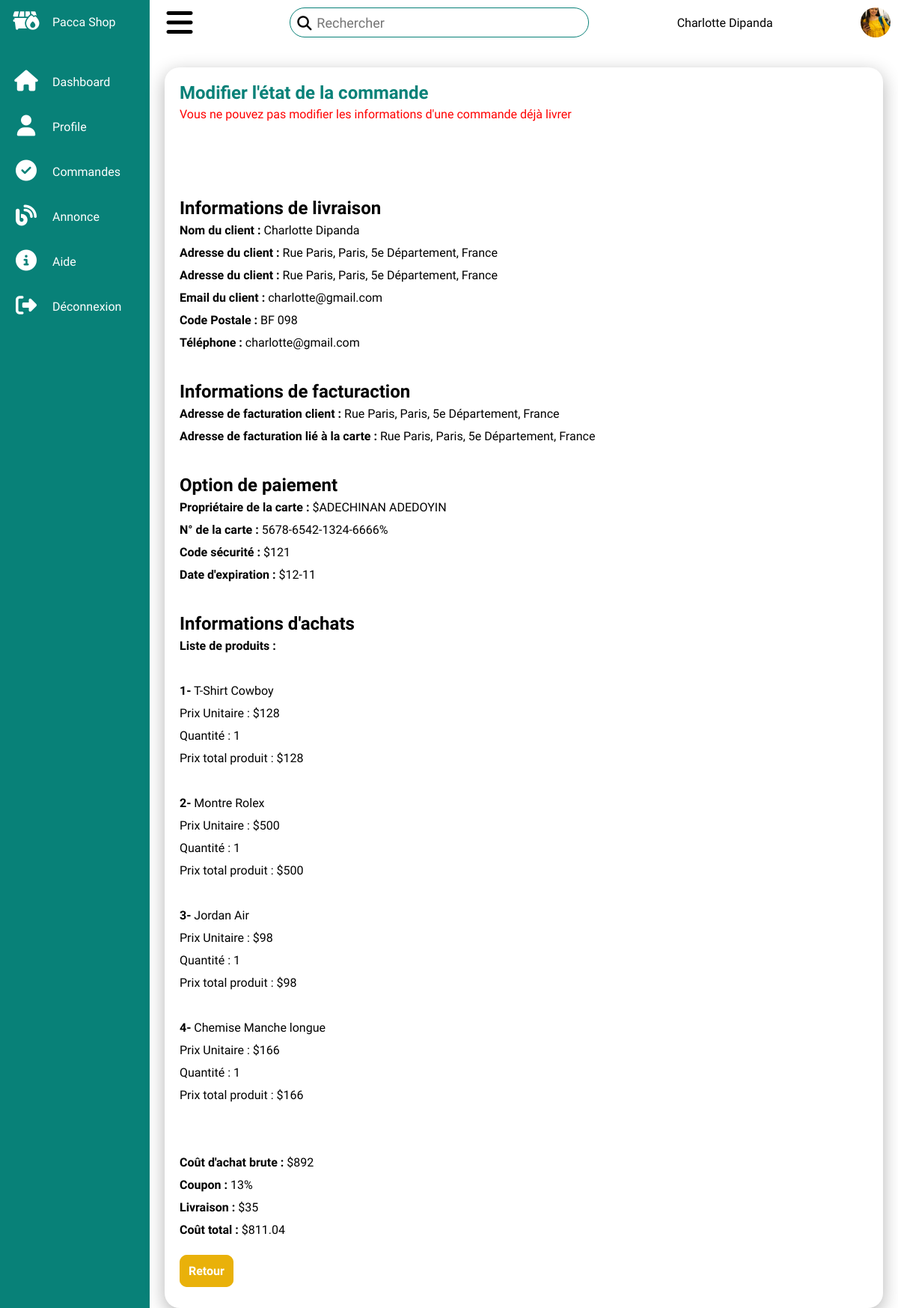
The page /customer/customer_update_orders.php?modified_id=1 (signed in) on the database its author committed.
### tables this page shows
CREATE TABLE `orders` (
  `order_id` int(11) NOT NULL,
  `product_number` varchar(255) NOT NULL,
  `product_list` varchar(900) NOT NULL,
  `coupon` varchar(255) NOT NULL,
  `total_unique` varchar(255) NOT NULL,
  `shipping` varchar(255) NOT NULL,
  `total_coupon` varchar(255) NOT NULL,
  `total_price` varchar(100) NOT NULL,
  `customer_id` int(11) NOT NULL,
  `customer_name` varchar(255) NOT NULL,
  `customer_email` varchar(255) NOT NULL,
  `customer_address` varchar(900) NOT NULL,
  `customer_zipcode` varchar(100) NOT NULL,
  `customer_phone` varchar(255) NOT NULL,
  `facturation_address` varchar(900) NOT NULL,
  `name_card` varchar(255) NOT NULL,
  `card_number` varchar(255) NOT NULL,
  `card_cvv` varchar(255) NOT NULL,
  `date_expiration_card` varchar(255) NOT NULL,
  `facturation_address_card` varchar(900) NOT NULL,
  `date` timestamp NOT NULL DEFAULT current_timestamp() ON UPDATE current_timestamp(),
  `status` varchar(255) NOT NULL DEFAULT 'En cour',
  `payment` varchar(255) NOT NULL DEFAULT 'Inpaye'
);

### customer/customer_update_orders.php (the view, shortened to what this page needs)
<?php
include "customer_base.php";
if(isset($_GET['modified_id'])) {
    global $con;
    $order_id = $_GET['modified_id'];
    $select_query = "Select * from `orders` where order_id=$order_id";
    $result_query = mysqli_query($con, $select_query);
    $row = mysqli_fetch_assoc($result_query);
        $customer_name = $row['customer_name'];
        $customer_address = $row['customer_address'];
        $customer_email = $row['customer_email'];
        $customer_zipcode = $row['customer_zipcode'];
        $customer_phone = $row['customer_email'];
        $facturation_address = $row['facturation_address'];
        $name_card = $row['name_card'];
        $card_number = $row['card_number'];
        $card_cvv = $row['card_cvv'];
        $date_expiration_card = $row['date_expiration_card'];
        $facturation_address_card = $row['facturation_address_card'];
        $product_list = $row['product_list'];
        $total_unique = $row['total_unique'];
        $coupon = $row['coupon'];
        $coupon_per = $coupon * 100;
        $shipping = $row['shipping'];
        $total_price = $row['total_price'];
        $status = $row['status'];
}
?>
<div style="display: block;" class="product">
<div class="add-product">
        <div class="cardHeader">
            <h2>Modifier l'état de la commande</h2>
        </div>
            <?php if($status == "Livrer") { ?>
            <div class="Update-order No">
                <p style="color: red;">Vous ne pouvez pas modifier les informations d'une commande déjà livrer</p><br>
                <br><h2>Informations de livraison</h2>
                <div>
                    <p><strong>Nom du client :</strong> <?= $customer_name ?></p>
                    <p><strong>Adresse du client :</strong> <?= $customer_address ?></p>
                </div>
                <div>
                    <p><strong>Adresse du client :</strong> <?= $customer_address ?></p>
                    <p><strong>Email du client :</strong> <?= $customer_email ?></p>
                </div>
                <div>
                    <p><strong>Code Postale :</strong> <?= $customer_zipcode ?></p>
                    <p><strong>Téléphone :</strong> <?= $customer_phone ?></p>
                </div>
                <h2>Informations de facturaction</h2>
                <div>
                    <p><strong>Adresse de facturation client :</strong> <?= $facturation_address ?></p>
                    <p><strong>Adresse de facturation lié à la carte :</strong> <?= $facturation_address_card ?></p>
                </div>
                <h2>Option de paiement</h2>
                <div>
                    <p><strong>Propriétaire de la carte :</strong> $<?= $name_card ?></p>
                    <p><strong>N° de la carte : </strong><?= $card_number ?>%</p>
                </div>
                <div>
                    <p><strong>Code sécurité :</strong> $<?= $card_cvv ?></p>
                    <p><strong>Date d'expiration :</strong> $<?= $date_expiration_card ?></p>
                </div>
                <h2>Informations d'achats</h2>
                <div>
                    <p><strong>Liste de produits :</strong> <?= $product_list ?></p>
                </div><br><br>
                <div>
                    <p><strong>Coût d'achat brute :</strong> $<?= $total_unique ?></p>
                    <p><strong>Coupon : </strong><?= $coupon_per ?>%</p>
                </div>
                <div>
                    <p><strong>Livraison :</strong> $<?= $shipping ?></p>
                    <p><strong>Coût total :</strong> $<?= $total_price ?></p>
                </div>
            </div>
            <div style="margin-bottom: 20px; margin-top: 30px; ">
                <a href="customer_view_orders.php" class="button-cancel">Retour</a>
            </div>
            <?php } ?>
</div>
</div>
<?php
include "customer_base_footer.php";
?>

### css/customer.css (style rules this page uses)
* { margin: 0; padding: 0; box-sizing: border-box; font-family: "Spartan", sans-serif; }
:root { --blue: #2a2185; --vert: #088178; --vert2: #0d1a19; --white: #fff; --gray: #f5f5f5; --black1: #222; --black2: #999; }
body { min-height: 100vh; overflow-x: hidden; }
.cardHeader h2 { font-weight: 600; color: var(--vert); }
.product { position: relative; width: 100%; padding: 20px; display: grid; grid-template-columns: 2fr 2fr; grid-gap: 30px; margin-top: 10px; }
.product .add-product { position: relative; display: grid; min-height: 500px; background: var(--white); padding: 20px; box-shadow: 0 7px 25px rgba(0, 0, 0, 0.3); border-radius: 20px; }
.product .cardHeader { display: flex; justify-content: space-between; align-items: flex-start; }
.button-cancel { padding: 10px; background-color: #e9b10a; border: 2px solid #e9b10a; color: #fff; text-decoration: none; border-radius: 10px; font-weight: 600; margin-top: 10px; cursor: pointer; transition: 0.2s; }
.Update-order h2 { margin-top: 35px; }
.Update-order { line-height: 30px; }

### rows shown on the page
orders: customer_name "Charlotte Dipanda", customer_address "Rue Paris, Paris, 5e Département, France", customer_email "charlotte@gmail.com", customer_zipcode "BF 098", facturation_address "Rue Paris, Paris, 5e Département, France", facturation_address_card "Rue Paris, Paris, 5e Département, France", name_card "ADECHINAN ADEDOYIN", card_number "5678-6542-1324-6666", card_cvv "121", date_expiration_card "12-11", product_list "1- T-Shirt Cowboy Prix Unitaire : $128 Quantité : 1 Prix total produit : $128 2- Montre Rolex Prix Unitaire : $500 Quantité : 1 Prix total produit : $500 3- Jordan Air Prix Unitaire : $98 Quantité : 1 Prix total produit : $98 4- Chemise Manche longue Prix Unitaire : $166 Quantité : 1 Prix total produit : $166", total_unique "892", coupon "13", shipping "35", total_price "811.04"

### other values the page prints
$_SESSION['customer']['complete_name'] "Charlotte Dipanda"
